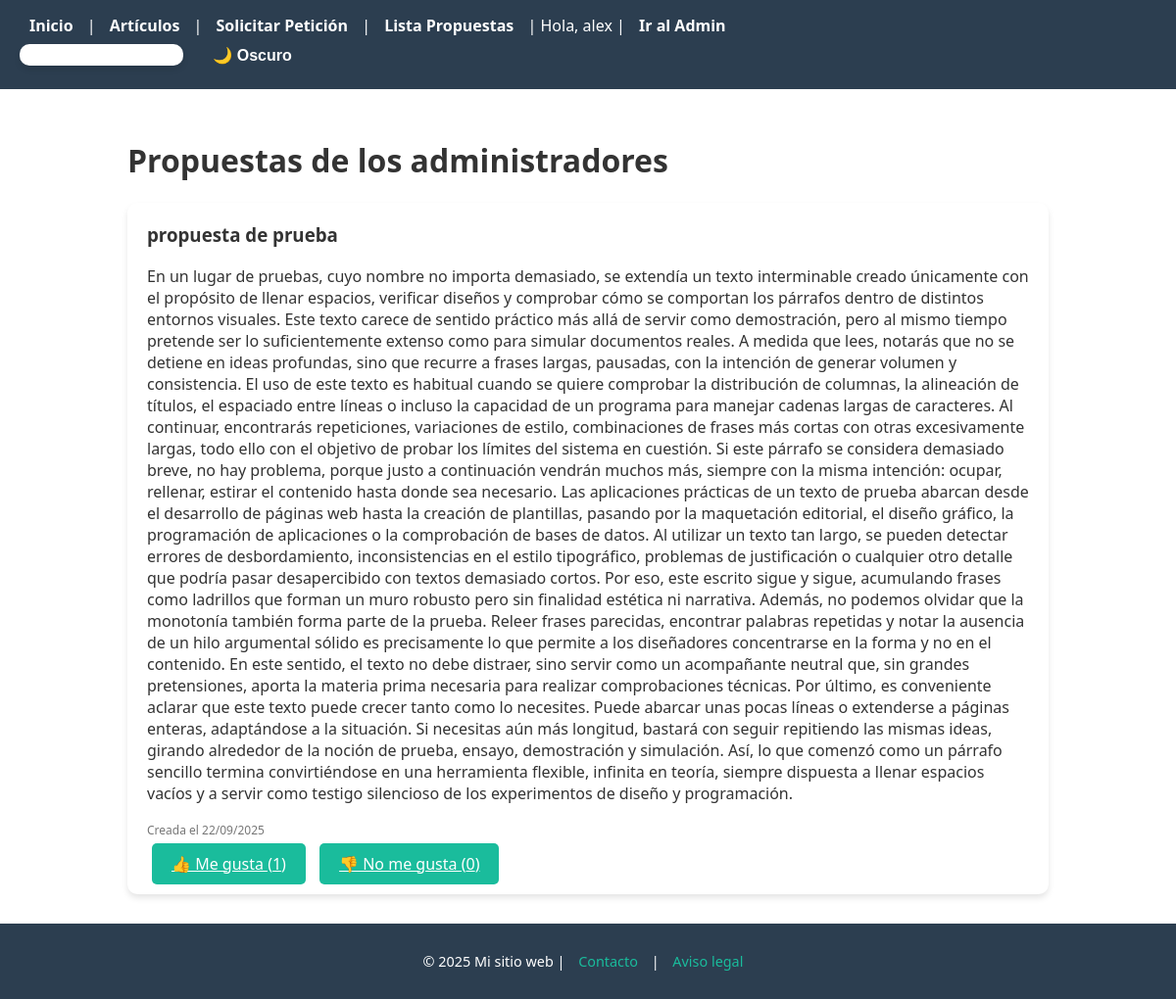
The page /propuestas/ (signed in) on the database its author committed.
### blog/models.py (models this page shows, shortened)
class Propuesta(models.Model):
    titulo = models.CharField(max_length=200)
    descripcion = models.TextField()
    fecha_creacion = models.DateTimeField(auto_now_add=True)
    def votos_positivos(self):
        return self.votos.filter(valor=True).count()
    def votos_negativos(self):
        return self.votos.filter(valor=False).count()

### blog/views.py (the view)
# urls.py: path("propuestas/", views.lista_propuestas, name="lista_propuestas"),
def lista_propuestas(request):
    propuestas = Propuesta.objects.all()
    return render(request, "blog/propuestas.html", {"propuestas": propuestas})

### blog/templates/blog/propuestas.html (shortened to what this page needs)
{% extends "base.html" %}
{% block content %}
<h1 class="mb-4">Propuestas de los administradores</h1>
<div class="propuestas-container">
{% for propuesta in propuestas %}
    <div class="propuesta-card">
        <h3>{{ propuesta.titulo }}</h3>
        <p>{{ propuesta.descripcion }}</p>
        <p class="fecha"><small>Creada el {{ propuesta.fecha_creacion|date:"d/m/Y" }}</small></p>
        <div class="acciones">
            <a href="{% url 'votar' propuesta.id 1 %}" class="btn btn-success">👍 Me gusta ({{ propuesta.votos_positivos }})</a>
            <a href="{% url 'votar' propuesta.id 0 %}" class="btn btn-danger">👎 No me gusta ({{ propuesta.votos_negativos }})</a>
        </div>
    </div>
{% empty %}
    <p>No hay propuestas todavía.</p>
{% endfor %}
</div>
{% endblock %}

### blog/templates/base.html (shortened to what this page needs)
{% load static %}
<!DOCTYPE html>
<html>
<head>
  <link rel="stylesheet" href="{% static 'blog/static.css' %}">
  <link href="https://cdn.jsdelivr.net/npm/bootstrap-icons/font/bootstrap-icons.css" rel="stylesheet">
</head>
<body>
  <header>
    <nav>
      <div class="nav-left">
        <a href="{% url 'inicio' %}">Inicio</a> |
        <a href="{% url 'lista_articulos' %}">Artículos</a> |
        <a href="{% url 'nueva_peticion' %}">Solicitar Petición</a> |
        <a href="{% url 'lista_propuestas' %}">Lista Propuestas</a> |
        {% if user.is_authenticated %}
        Hola, {{ user.username }} |
        {% if user.is_staff %}
        <a href="/admin/">Ir al Admin</a>
        {% endif %}
        {% else %}
        <a href="{% url 'login' %}">Iniciar sesión</a>
        {% endif %}
      </div>
      <div class="nav-right">
        {% if user.is_authenticated %}
        <form action="{% url 'logout' %}" method="post" style="display:inline;">
          <button type="submit" class="nav-link">Cerrar sesión</button>
        </form>
        {% endif %}
        <button id="theme-toggle" class="btn btn-link nav-link">🌙 Oscuro</button>
      </div>
    </nav>
  </header>
  <main>
    {% block content %}{% endblock %}
  </main>
  <footer>
    <p>&copy; 2025 Mi sitio web | <a href="#">Contacto</a> | <a href="#">Aviso legal</a></p>
  </footer>
</body>
</html>

### blog/static/blog/static.css (style rules this page uses)
:root { --bg-color: #ffffff; --text-color: #333; --card-bg: #fff; --header-bg: #2c3e50; --footer-bg: #2c3e50; --link-hover: #1abc9c; --btn-bg: #1abc9c; --btn-hover: #16a085; --form-bg: #fff; }
html, body { min-height: 100vh; margin: 0; display: flex; flex-direction: column; font-family: 'Segoe UI', Tahoma, Geneva, Verdana, sans-serif; background-color: var(--bg-color); color: var(--text-color); }
header { background-color: var(--header-bg); color: white; padding: 15px 20px; display: flex; justify-content: space-between; align-items: center; }
header a { color: white; text-decoration: none; margin: 0 10px; font-weight: bold; transition: 0.3s; }
main { flex: 1; padding: 30px; max-width: 1000px; width: 100%; margin: 0 auto; box-sizing: border-box; background-color: var(--bg-color); }
button, .btn { background-color: var(--btn-bg); color: white; border: none; padding: 10px 20px; margin: 5px; border-radius: 5px; cursor: pointer; transition: 0.3s; }
form { background: var(--form-bg); padding: 20px; margin: 20px auto; border-radius: 10px; box-shadow: 0px 4px 6px rgba(0,0,0,0.1); max-width: 400px; }
footer { background-color: var(--footer-bg); color: white; text-align: center; padding: 15px 0; width: 100%; font-size: 0.9em; margin-top: auto; position: relative; }
footer a { color: var(--link-hover); text-decoration: none; margin: 0 10px; }
.propuesta-card { background: var(--card-bg); border-radius: 10px; padding: 20px; box-shadow: 0px 4px 6px rgba(0,0,0,0.1); transition: transform 0.2s ease, box-shadow 0.2s ease; }
.propuesta-card h3 { margin-top: 0; color: var(--text-color); }
.propuesta-card .fecha { font-size: 0.9em; color: #777; margin-bottom: 15px; }
header nav a, header nav button.nav-link { color: white; text-decoration: none; font-weight: bold; margin: 0 10px; background: none; border: none; cursor: pointer; font-size: 1em; transition: 0.3s; }
header nav form { margin: 0; padding: 0; display: inline; }

### rows shown on the page
Propuesta: titulo "propuesta de prueba", descripcion "En un lugar de pruebas, cuyo nombre no importa demasiado, se extendía un texto interminable creado únicamente con el propósito de llenar espacios, verificar diseños y comprobar cómo se comportan los párrafos dentro de distintos entornos visuales. Este texto carece de sentido práctico más allá de servir como demostración, pero al mismo tiempo pretende ser lo suficientemente extenso como para simular documentos reales. A medida que lees, notarás que no se detiene en ideas profundas, sino que recurre a frases largas, pausadas, con la intención de generar volumen y consistencia. El uso de este texto es habitual cuando se quiere comprobar la distribución de columnas, la alineación de títulos, el…", fecha_creacion "22/09/2025", votos_positivos "1", votos_negativos "0"

### other values the page prints
{{ user.username }} "alex"
